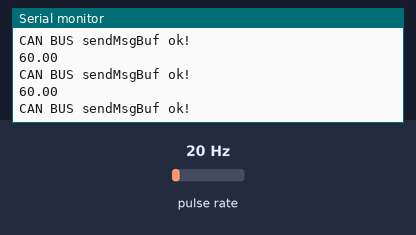
Bench run of a sketch on a simulated Arduino Uno, built with avr-gcc and run on an emulated ATmega328P. On the bench: the last lines printed to the serial monitor. Wiring (inferred from the names in the program): pulse sensor: data pin 3. The inputs (shaded band) are chosen by the test bench; at power-on: pulse rate 20 Hz.

Above: at 1.2 s.
1.3 s: pulse rate (sensor on pin 3) set to 4 Hz
At 1.41 s:
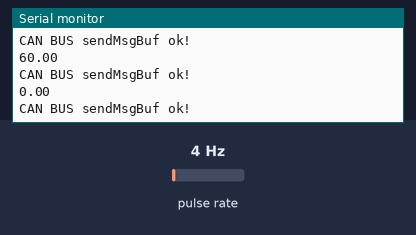
2.8 s: pulse rate (sensor on pin 3) set to 50 Hz
At 2.81 s:
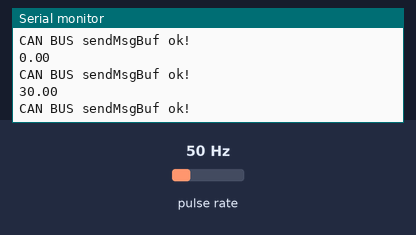
Timing chart, 0 to 5.8 s (numbered marks = the images above; inputs shaded):
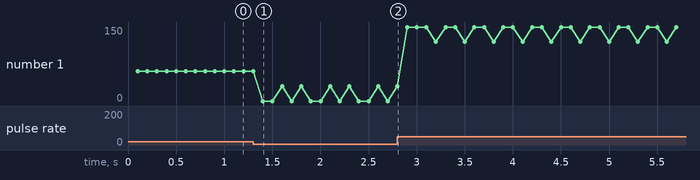

Measured:
- after the input at 1.3 s, the serial monitor: prints a new line after 0.10 s (image 1)
- plotted number 1: 60 → 0 after the input at 1.3 s, 0 → 120 after the input at 2.8 s

The sketch:

speed_sensor.ino
```cpp
#include <SPI.h>
#include "mcp2515_can.h"

#define sensor 3
const int SPI_CS_PIN = 9;     // default is 9
mcp2515_can CAN(SPI_CS_PIN);  // Set CS pin


volatile unsigned int pulseCount = 0;
unsigned long currentMillis = 0;
unsigned long lastMillis = 0;
const long interval = 100;
unsigned char data[8];

void setup() {
  SERIAL_PORT_MONITOR.begin(115200);

  // init can bus : baudrate = 500k always keep it same to the Rpi CAN interface
  while (CAN_OK != CAN.begin(CAN_500KBPS)) {
      SERIAL_PORT_MONITOR.println("CAN init fail, retry...");
      delay(100);
  }
  SERIAL_PORT_MONITOR.println("CAN init ok!");

  pinMode(sensor, INPUT);
  attachInterrupt(digitalPinToInterrupt(sensor), countPulses, RISING);
}

void loop() {

  currentMillis = millis();

  if (currentMillis - lastMillis >= interval) {

    lastMillis = currentMillis;

    float rpm = getRPM();
    Serial.println(rpm);

    pulseCount = 0;
    memcpy(data, &rpm, sizeof(rpm));
    CAN.sendMsgBuf(0x7, 0, 4, data); // Send the data on the CAN bus

    SERIAL_PORT_MONITOR.println("CAN BUS sendMsgBuf ok!"); // Print a success message
  }
}

void countPulses() {
  pulseCount++;
}

float getRPM() {
  int wheelHoles = 20;                  // Number of holes in the wheel
  float seconds = interval / 1000.0;    // Convert interval from milliseconds to seconds

  float rotations = (float)pulseCount / wheelHoles; // Calculate number of rotations
  float rotationsPerSecond = rotations / seconds;   // Calculate rotations per second
  float rpm = rotationsPerSecond * 60;              // Convert to RPM

  return rpm;
}
```
